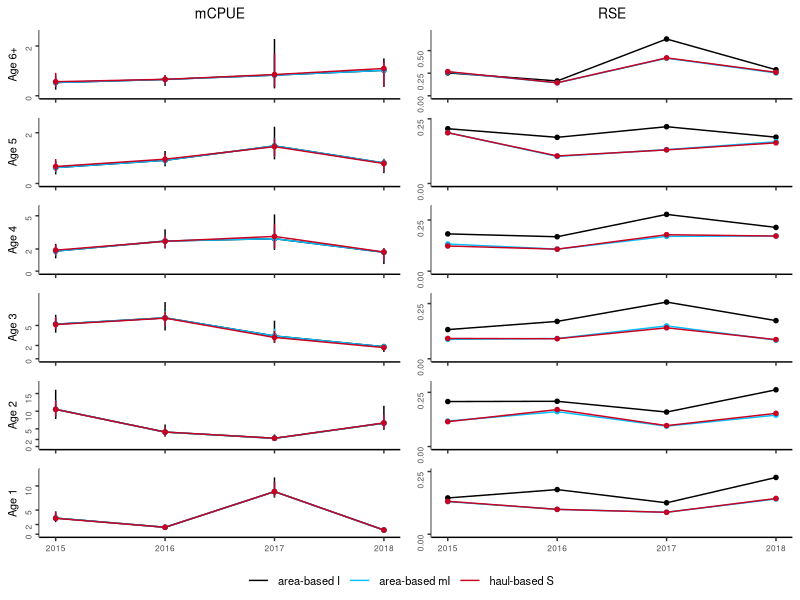
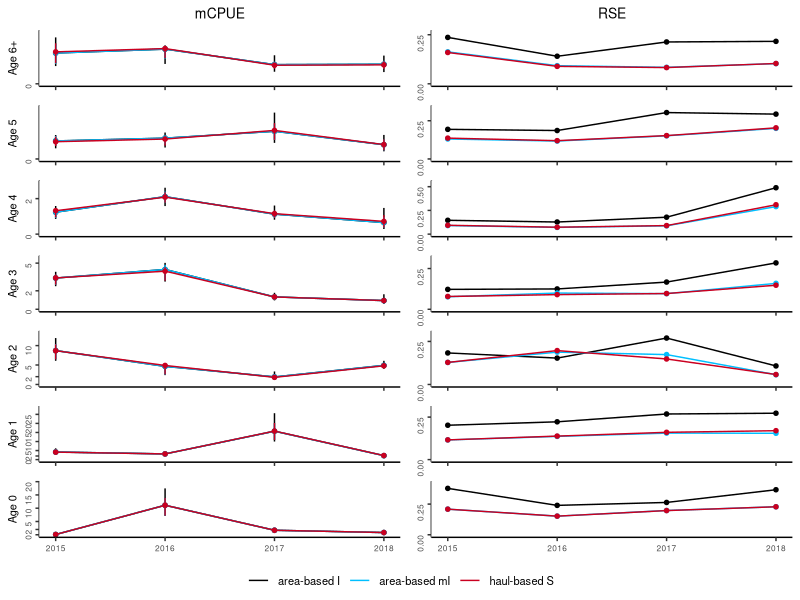
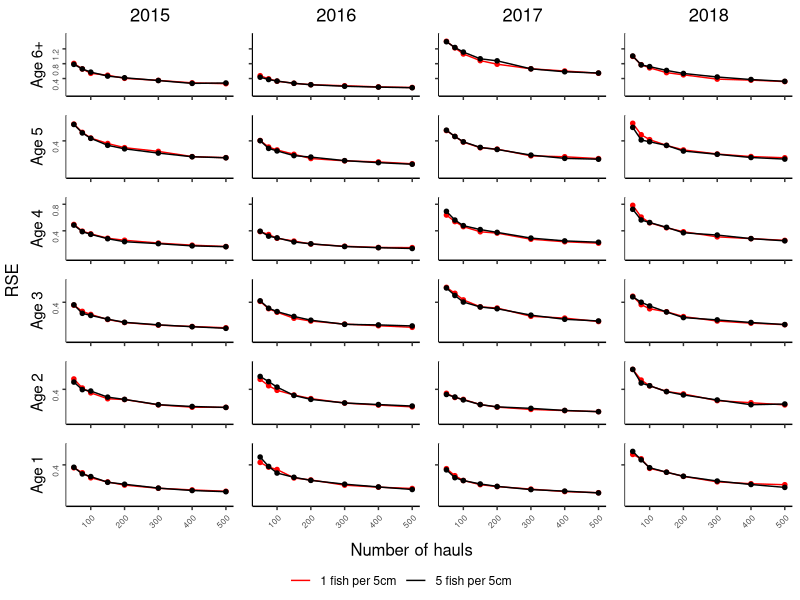
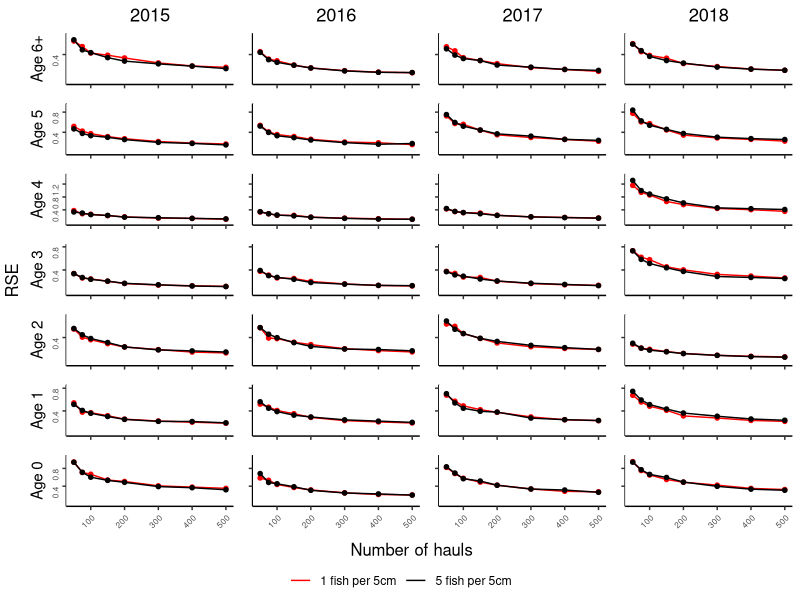
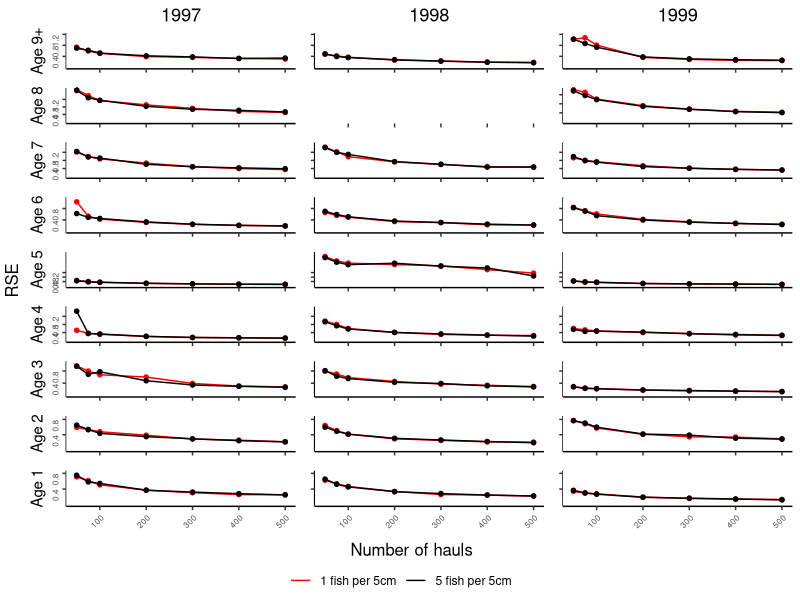
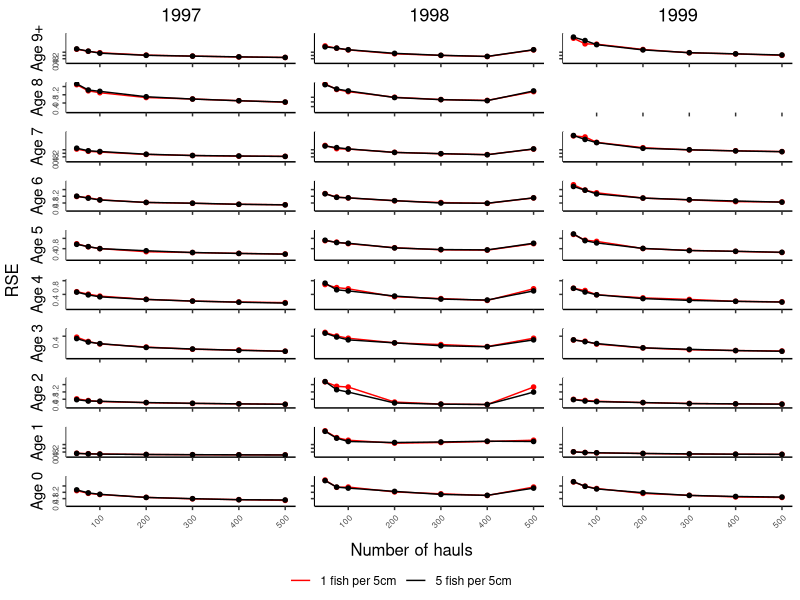

The R source for these figures, in order:
#
# Example of tabulated plot inspired by Gerritsen et al. 2006
#

library(ggplot2)
library(grid)
library(gridExtra)
library(egg)

#' @noRd
makeColorMap <- function(columns, color){
  colors <- as.list(rep(color, length(columns)))
  names(colors) <- columns
  return(colors)
}

#' @noRd
panelPlotOverlay <- function(plotData, columnGroups, xVariable, yVariable, yVariableUpper, yVariableLower, xlimrow, ylimcol, showX=F, showY=F, ylabel="", basetheme=NULL, titletext="", pointcol=NULL, linecol=NULL, errorcol=NULL, tickmarks=NULL){

  panelplot <- ggplot(plotData, aes_string(x=xVariable, y=yVariable)) + xlim(xlimrow) + ylab(ylabel) + ylim(ylimcol)

  cols <- unique(plotData[,columnGroups])
  for (col in cols){
    colData <- plotData[plotData[,columnGroups] == col,]
    if (!is.null(yVariableUpper) & !is.null(yVariableLower)){
      panelplot <- panelplot + geom_linerange(data=colData, aes_string(ymin=yVariableLower, ymax=yVariableUpper), color=errorcol[[col]])
    }
    #points and lines
    if (nrow(colData) == 0){
      panelplot <- panelplot + geom_blank()
    }
    else{
      panelplot <- panelplot + geom_line(data=colData, aes_string(color=columnGroups))  + geom_point(data=colData, shape=20, size=2, color=pointcol[[col]])
    }

    if (!is.null(title) & col == cols[1]){
      panelplot <- panelplot + ggtitle(titletext)
    }

  }

  panelplot <- panelplot + scale_color_manual(values = unlist(linecol))
  
  panelplot <- panelplot + basetheme()
  panelplot <- panelplot + theme(panel.grid.minor = element_blank(), panel.grid.major = element_blank())
  if (!is.null(tickmarks)){
    panelplot <- panelplot + scale_y_continuous(breaks=tickmarks, limits = ylimcol)
  }
  if (!showX){
    panelplot <- panelplot + theme(axis.title.x = element_blank(), axis.text.x=element_blank())
  }
  else{
    panelplot <- panelplot + theme(axis.title.x = element_blank())
  }

  if (!showY){
    panelplot <- panelplot + theme(axis.title.y = element_blank(), axis.text.y=element_blank())
  }

  return(panelplot)
}


#' Table plot
#' @description
#'  makes a tabulated plot of estimates grouped by two covariates, one for columns, one for rows. axes of all plots are the same variables.
#' @details
#' @param data data.table() with data, must contain columns identified by parameters 'columnGroups', 'rowGroups', 'xVariable' and 'yVariable'
#' @param columnGroups character() identifies column in data that identifies the grouping used for columns in the plot
#' @param rowGRoups character() identifies column in data that identifies the grouping used for rows in the plot
#' @param xVariable character() identifies column in data containting variable to be used for x-axis
#' @param yVariable character() identifies column in data containing variable to be used for y-axis
#' @param overlayGroups character() identifies column in data specifying the groups to be overlayed
#' @param ylab character(), optional, label for y-axis, if not provided 'yVariable' will be used.
#' @param ymin numeric(), optional, lower bounds of y axis, if not NULL y axis will be adopted to data for each column
#' @param ymax numeric(), optional, upper bounds of y axis, if not provided y axis will be adopted to data for each column
#' @param xlim vector, optional, lower and upper bounds of x axis, if not provided y axis will be adapted to data for each row
#' @param pointcol character() or named list mapping the values in data[,columnGroups] to colors, color of points in plots
#' @param linecol character() or named list mapping the values in data[,columnGroups] to colors color of connecting lines in plots
#' @param errorcol character() or named list mapping the values in data[,columnGroups] to colors color of error bars
#' @param tickmarks numeric() specifies tickmarks for y-axis
#' @param basetheme ggplot2 - theme function to use for plotting. Default adjusts y-axis label alignments to account for variable width of tick-labels.
#' @param reverseX logical() whether to reverse X axes
#' @param hLineCol character() specify any column that should be used for horisontal reference lines
stackedPanelsOverlay <- function(data, columnGroups, rowGroups, xVariable, yVariable, overlayGroups, ylab=NULL, xlab=NULL, xlim=NULL, ymin=0, ymax=NULL, pointcol="black", linecol="#cb181d", errorcol="#cb181d", tickmarks=NULL, basetheme=function(x){ggplot2::theme_classic() + theme(plot.title = element_text(hjust = 0.5), axis.text.y = element_text(angle = 90, hjust = 1, size=6))}, reverseX=F, hLineCol=NULL){

  if(is.numeric(columnGroups) | is.numeric(rowGroups)){
    stop("ColumnGroups and rowGroups can not be numeric variables. Covert with as.character()")
  }

  if (!all(c(columnGroups, rowGroups, xVariable, yVariable) %in% names(data))){
    stop("Some arguments (columnGroups, rowGroups, xVariable, yVariable) not found in data.")
  }

  if (any(is.na(data[,c(columnGroups, rowGroups, xVariable)]))){
    stop("NAs in grouping variables or x variable")
  }

  if (is.null(ylab)){
    ylab <- yVariable
  }

  if (is.null(xlab)){
    xlab <- xVariable
  }

  rows <- sort(unique(unlist(data[,rowGroups])), decreasing = T)
  cols <- sort(unique(unlist(data[,columnGroups])))
  og <- sort(unique(unlist(data[,overlayGroups])))
  if (is.character(linecol)){
    linecol <- makeColorMap(og, linecol)
  }
  if (is.character(pointcol)){
    pointcol <- makeColorMap(og, pointcol)
  }
  if (is.character(errorcol)){
    errorcol <- makeColorMap(og, errorcol)
  }

  panels <- list()
  for (row in rows){

    #determine ylims if necessary
    minvar <- yVariable
    miny <- ymin
    if (is.null(miny)){
      miny <- min(data[data[,rowGroups] == row,minvar])
      miny <- miny - abs(miny) * .1
    }

    maxvar <- yVariable
    maxy <- ymax
    if (is.null(maxy)){
      maxy <- max(data[data[,rowGroups] == row,maxvar])
      maxy <- maxy + abs(maxy) * .1
    }
    ylimcol <- c(miny, maxy)

    for (col in cols){
      xlimrow <- xlim
      if (is.null(xlimrow)){
        xlimrow <- c(min(data[data[,columnGroups] == col,xVariable]), max(data[data[,columnGroups] == col,xVariable]))
      }

      title <- NULL
      if (row == rows[1]){
        title = col
      }

      plotdata <- data[data[,columnGroups] == col & data[,rowGroups] == row,]

      referenceline <- NULL
      if (!is.null(hLineCol)){
        stopifnot(length(unique(unlist(plotdata[,hLineCol])))==1)
        referenceline <- unlist(plotdata[,hLineCol])[1]
      }

      panel <- panelPlotOverlay(plotdata, overlayGroups, xVariable, yVariable, yVariableUpper=NULL, yVariableLower=NULL, xlimrow, ylimcol, showX=(row == rows[length(rows)]), showY=(col == cols[1]), ylabel=row, basetheme=basetheme, title=title, pointcol=pointcol, linecol=linecol, errorcol=errorcol, tickmarks=tickmarks)
      panel <- panel + theme(legend.position="none")
      panels[[paste(row, col, sep="/")]] <- panel

    }
  }

  g <- ggplotGrob(panels[[1]] + theme(legend.position="bottom", legend.title = element_blank()))$grobs
  legend <- g[[which(sapply(g, function(x) x$name) == "guide-box")]]
  lheight <- sum(legend$height)
  grid.arrange(
    ggarrange(
      plots=panels,
      nrow=length(rows),
      left=ylab,
      bottom=xlab,draw=F
    ),
    legend,
    ncol = 1,
    heights = unit.c(unit(1, "npc") - lheight, lheight))
}

#' Makes Two column plot-table
#' Same x-axis, and row-categories, but two different y-axis for the different groups.
#' values for each of the column groups are plotted on top of each other in the column to the right for yvariable1
#' values for each of the column groups are plotted on top of each other in the column to the left for yvariable2
overlayedColumnPlot <- function(data, columnGroups, rowGroups, xVariable, yVariable1, yVariable2, yVariable1Lower=NULL, yVariable1Upper=NULL, yVariable2Lower=NULL, yVariable2Upper=NULL, ylab1=NULL, ylab2=NULL, xlab=NULL, xlim=NULL, ymin1=0, ymin2=0, ymax1=NULL, ymax2=NULL, pointcol="black", linecol="#cb181d", errorcol="#cb181d", tickmarksY1=NULL, tickmarksY2=NULL, basetheme=function(x){ggplot2::theme_classic() + theme(plot.title = element_text(hjust = 0.5, size=10), axis.title.y = element_text(size=8), axis.text.y = element_text(angle = 90, hjust = 1, size=6), axis.text.x=element_text(size=6), legend.text = element_text(size=8))}){
  if(is.numeric(columnGroups) | is.numeric(rowGroups)){
    stop("ColumnGroups and rowGroups can not be numeric variables. Covert with as.character()")
  }

  if (!all(c(columnGroups, rowGroups, xVariable, yVariable1, yVariable2) %in% names(data))){
    stop("Some arguments (columnGroups, rowGroups, xVariable, yVariable1, yvaraible2) not found in data.")
  }

  if (any(is.na(data[,c(columnGroups, rowGroups, xVariable)]))){
    stop("NAs in grouping variables or x variable")
  }

  if (is.null(yVariable1Upper) + is.null(yVariable1Lower) == 1){
    stop("Provide either both yVariableUpper and yVariableLower, or neither of them")
  }
  if (is.null(yVariable2Upper) + is.null(yVariable2Lower) == 1){
    stop("Provide either both yVariableUpper and yVariableLower, or neither of them")
  }

  if (is.null(ylab1)){
    ylab1 <- yVariable1
  }
  if (is.null(ylab2)){
    ylab2 <- yVariable2
  }

  if (is.null(xlab)){
    xlabel <- xVariable
  }
  else{
    xlabel <- xlab
  }

  rows <- sort(unique(unlist(data[,rowGroups])), decreasing = T)
  cols <- sort(unique(unlist(data[,columnGroups])))

  if (is.character(linecol)){
    linecol <- makeColorMap(cols, linecol)
  }
  if (is.character(pointcol)){
    pointcol <- makeColorMap(cols, pointcol)
  }
  if (is.character(errorcol)){
    errorcol <- makeColorMap(cols, errorcol)
  }

  panels <- list()
  for (row in rows){

    #determine ylims for yVariable1 if necessary
    minvar1 <- yVariable1
    if (!is.null(yVariable1Lower)){
      minvar1 <- yVariable1Lower
    }
    miny1 <- ymin1
    if (is.null(miny1)){
      miny1 <- min(data[data[,rowGroups] == row,minvar1])
      miny1 <- miny1 - abs(miny1) * .1
    }

    maxvar1 <- yVariable1
    if (!is.null(yVariable1Upper)){
      maxvar1 <- yVariable1Upper
    }
    maxy1 <- ymax1
    if (is.null(maxy1)){
      maxy1 <- max(data[data[,rowGroups] == row,maxvar1])
      maxy1 <- maxy1 + abs(maxy1) * .1
    }
    ylim1col <- c(miny1, maxy1)


    #determine ylims for yVariable2 if necessary
    minvar2 <- yVariable2
    if (!is.null(yVariable2Lower)){
      minvar2 <- yVariable2Lower
    }
    miny2 <- ymin2
    if (is.null(miny2)){
      miny2 <- min(data[data[,rowGroups] == row,minvar2])
      miny2 <- miny2 - abs(miny2) * .1
    }

    maxvar2 <- yVariable2
    if (!is.null(yVariable2Upper)){
      maxvar2 <- yVariable2Upper
    }
    maxy2 <- ymax2
    if (is.null(maxy2)){
      maxy2 <- max(data[data[,rowGroups] == row,maxvar2])
      maxy2 <- maxy2 + abs(maxy2) * .1
    }
    ylim2col <- c(miny2, maxy2)

    #get x-axis and title params
    xlimrow <- xlim
    if (is.null(xlimrow)){
      xlimrow <- c(min(data[,xVariable]), max(data[,xVariable]))
    }

    title1 <- NULL
    if (row == rows[1]){
      title1 = yVariable1
    }
    title2 <- NULL
    if (row == rows[1]){
      title2 = yVariable2
    }

    plotdata <- data[data[,rowGroups] == row,]
    #plot yvar1
    panel <- panelPlotOverlay(plotdata, columnGroups, xVariable, yVariable1, yVariable1Upper, yVariable1Lower, xlimrow, ylim1col, showX=(row == rows[length(rows)]), showY=T, ylabel=row, basetheme=basetheme, title=title1, pointcol=pointcol, linecol=linecol, errorcol=errorcol, tickmarks=tickmarksY1)
    panel <- panel + theme(legend.position="none")
    panels[[paste(row, "yvar1", sep="/")]] <- panel

    #plot yvar2
    panel <- panelPlotOverlay(plotdata, columnGroups, xVariable, yVariable2, yVariable2Upper, yVariable2Lower, xlimrow, ylim2col, showX=(row == rows[length(rows)]), showY=T, ylabel=NULL, basetheme=basetheme, title=title2, pointcol=pointcol, linecol=linecol, errorcol=errorcol, tickmarks=tickmarksY2)
    panel <- panel + theme(legend.position="none")
    panels[[paste(row, "yvar2", sep="/")]] <- panel

  }


  g <- ggplotGrob(panels[[1]] + theme(legend.position="bottom", legend.title = element_blank()))$grobs
  legend <- g[[which(sapply(g, function(x) x$name) == "guide-box")]]
  lheight <- sum(legend$height)
  grid.arrange(
    ggarrange(
      plots=panels,
      nrow=length(rows),
      left=ylab,
      bottom=xlab,draw=F
    ),
    legend,
    ncol = 1,
    heights = unit.c(unit(1, "npc") - lheight, lheight))

}

warning("Change file reference to package location")
warning("Check which CI to use")
warning("Check axis labels")


#
# compare the estimated mCPUE from the two ALKs for each age group (showing confidence intervals)
#

alkresult <- read.csv("data/ALKs_results.csv", sep=";", stringsAsFactors = F, dec = ",", na.strings = c("#N/A"))

areab <- alkresult$ALK %in% "area based"
haulb <- alkresult$ALK %in% "haul based"
alkresult[areab,5] <- "area-based"
alkresult[haulb,5] <- "haul-based"


alkresult$bs <- NULL
alkresult[alkresult$Bootstrap=="Stratified", "bs"] <- "S"
alkresult[alkresult$Bootstrap=="ICES-IBTS", "bs"] <- "I"
alkresult[alkresult$Bootstrap=="Modified-ICES", "bs"] <- "mI"
alkresult[alkresult$ALK == "area based", "ALK"] <- "area-based"
alkresult[alkresult$ALK == "haul based", "ALK"] <- "haul-based"
alkresult$ALKm <- paste(alkresult$ALK, alkresult$bs, sep=" ")
alkresult$age <- paste("Age", alkresult$age)
alkresult$RSE <- alkresult$sd / alkresult$mCPUE


estimator_colors <- list()

estimator_colors[["area-based I"]] <- "#000000"   # "#92c5de"
estimator_colors[["area-based mI"]] <-"#00BFFF"  #"#0000CD"  #"#0571b0"
estimator_colors[["haul-based S"]] <- "#ca0020"

####
# Plot 1
# Using Q1 and all years
#
#

#path= "G:/DOCUMENTS/IBTSgithub3/New-IBTS-Project/TestPackage/ices/figures/"
alkq1 <- alkresult[alkresult$Quarter=="Q1",]
alkq1 <- alkq1[alkq1$age != "Age 0",]

pdf(file = "ices/figures/ALK_Bootstrap_Plots_Edvin/mCpueRseQ1a.pdf", width=3.35, onefile = F) #85mm in inches (3.35) or 170mm (6.69 inches)
overlayedColumnPlot(data = alkq1, columnGroups = "ALKm", rowGroups = "age", xVariable = "Year", yVariable1 = "mCPUE", yVariable2 = "RSE", yVariable1Lower = "Q025", yVariable1Upper = "Q975", tickmarksY1 = c(0,2,5,10,15,20,25), tickmarksY2=c(0,.25,.5,.75,1,1.25,1.5), pointcol = estimator_colors, linecol = estimator_colors, errorcol = estimator_colors)
dev.off()

####
# Plot 2 - for supplementary
# As plot 1, but for Q3, retaining age group 0
# Using Q3 and all years
alkq3 <- alkresult[alkresult$Quarter=="Q3",]
pdf(file = "ices/figures/ALK_Bootstrap_Plots_Edvin/suppMatMcpueRseQ3.pdf", width=3.35, onefile = F) #85mm in inches
overlayedColumnPlot(data = alkq3, columnGroups = "ALKm", rowGroups = "age", xVariable = "Year", yVariable1 = "mCPUE", yVariable2 = "RSE", yVariable1Lower = "Q025", yVariable1Upper = "Q975", tickmarksY1 = c(0,2,5,10,15,20,25), tickmarksY2=c(0,.25,.5,.75,1,1.25,1.5), pointcol = estimator_colors, linecol = estimator_colors, errorcol = estimator_colors)
dev.off()


####
# Plot 7
# overlay 1 and 5 for otholith per 5 cm

resamplingCol <- list()
resamplingCol[["1 fish per 5cm"]] <- "red"
resamplingCol[["5 fish per 5cm"]] <- "black"

resamplingOtolithsAndHauls <- read.csv("OtolithsAndHauls_Results_2015_2018/OtolAndHaul_1_5_per_5cm_areaBased2015_2018.csv", sep=";", stringsAsFactors = F, na.strings=c("NA"))
oneFish <- resamplingOtolithsAndHauls$Otolith_per5cm %in% 1
fiveFish <- resamplingOtolithsAndHauls$Otolith_per5cm %in% 5
resamplingOtolithsAndHauls[oneFish,5] <- "1 fish per 5cm"
resamplingOtolithsAndHauls[fiveFish,5] <- "5 fish per 5cm"

resamplingOtolithsAndHauls$cv <- resamplingOtolithsAndHauls$sd / resamplingOtolithsAndHauls$bootstrapMean
resamplingOtolithsAndHauls$age <- paste("Age", resamplingOtolithsAndHauls$age)
resamplingOtolithsAndHauls$Year <- as.character(resamplingOtolithsAndHauls$Year)
resamplingOtolithsAndHauls$Otolith_per5cm <- as.character(resamplingOtolithsAndHauls$Otolith_per5cm)
resamplingOtolithsAndHaulsQ1 <- resamplingOtolithsAndHauls[resamplingOtolithsAndHauls$Quarter=="Q1",]
resamplingOtolithsAndHaulsQ1 <- resamplingOtolithsAndHaulsQ1[resamplingOtolithsAndHaulsQ1$age != "Age 0",]

pdf(file = "ices/figures/ALK_Bootstrap_Plots_Edvin/resamplingAgeAndHaulsQ1.pdf", width=3.35, onefile = F) #85mm in inches
stackedPanelsOverlay(data = resamplingOtolithsAndHaulsQ1, columnGroups = "Year", rowGroups = "age", xVariable = "N", yVariable = "cv", overlayGroups="Otolith_per5cm", xlab="Number of hauls", ylab="RSE", ymin=0, pointcol = resamplingCol, linecol = resamplingCol, errorcol = resamplingCol, tickmarks = c(.4,.8,1.2), basetheme=function(x){ggplot2::theme_classic() + theme(plot.title = element_text(hjust = 0.5), axis.text.y = element_text(angle = 90, hjust = 1, size=6), axis.text.x = element_text(angle = 45, hjust = 1, size=6))})
dev.off()

####
# Plot 8 - supplementary
# Like plot 7, but for Q3 and including aGE GROUP 0
resamplingOtolithsAndHaulsQ3 <- resamplingOtolithsAndHauls[resamplingOtolithsAndHauls$Quarter=="Q3",]
pdf(file = "ices/figures/ALK_Bootstrap_Plots_Edvin/suppMatResamplingAgeAndHaulsQ3.pdf", width=3.35, onefile = F) #85mm in inches
stackedPanelsOverlay(data = resamplingOtolithsAndHaulsQ3, columnGroups = "Year", rowGroups = "age", xVariable = "N", yVariable = "cv", overlayGroups="Otolith_per5cm", xlab="Number of hauls", ylab="RSE", ymin=0, pointcol = resamplingCol, linecol = resamplingCol, errorcol = resamplingCol, tickmarks = c(.4,.8,1.2), basetheme=function(x){ggplot2::theme_classic() + theme(plot.title = element_text(hjust = 0.5), axis.text.y = element_text(angle = 90, hjust = 1, size=6), axis.text.x = element_text(angle = 45, hjust = 1, size=6))})
dev.off()

####
# Plot 9  - supplementary
# Like plot 7, but for 1997 - 1999
resamplingOtolithsAndHauls <- read.csv("OtolithsAndHauls_Results_1997_1999/OtolAndHaul_1_5_per_5cm_areaBased1997_1999.csv", sep=";", stringsAsFactors = F, na.strings=c("NA"))
oneFish <- resamplingOtolithsAndHauls$Otolith_per5cm %in% 1
fiveFish <- resamplingOtolithsAndHauls$Otolith_per5cm %in% 5
resamplingOtolithsAndHauls[oneFish,6] <- "1 fish per 5cm"
resamplingOtolithsAndHauls[fiveFish,6] <- "5 fish per 5cm"

resamplingOtolithsAndHauls$cv <- resamplingOtolithsAndHauls$sd / resamplingOtolithsAndHauls$bootstrapMean
resamplingOtolithsAndHauls$age <- paste("Age", resamplingOtolithsAndHauls$age)
resamplingOtolithsAndHauls$Year <- as.character(resamplingOtolithsAndHauls$Year)
resamplingOtolithsAndHauls$Otolith_per5cm <- as.character(resamplingOtolithsAndHauls$Otolith_per5cm)
resamplingOtolithsAndHaulsQ1 <- resamplingOtolithsAndHauls[resamplingOtolithsAndHauls$Quarter=="Q1",]
resamplingOtolithsAndHaulsQ1 <- resamplingOtolithsAndHaulsQ1[resamplingOtolithsAndHaulsQ1$age != "Age 0",]

pdf(file = "ices/figures/ALK_Bootstrap_Plots_Edvin/suppMatResamplingAgeAndHaulsQ197-99.pdf", width=3.35, onefile = F) #85mm in inches
stackedPanelsOverlay(data = resamplingOtolithsAndHaulsQ1, columnGroups = "Year", rowGroups = "age", xVariable = "N", yVariable = "cv", overlayGroups="Otolith_per5cm", xlab="Number of hauls", ylab="RSE", ymin=0, pointcol = resamplingCol, linecol = resamplingCol, errorcol = resamplingCol, tickmarks = c(.4,.8,1.2), basetheme=function(x){ggplot2::theme_classic() + theme(plot.title = element_text(hjust = 0.5), axis.text.y = element_text(angle = 90, hjust = 1, size=6), axis.text.x = element_text(angle = 45, hjust = 1, size=6))})
dev.off()


####
# Plot 10  - supplementary
# Like plot 9, but for Q3 and including age group 0

resamplingOtolithsAndHaulsQ3 <- resamplingOtolithsAndHauls[resamplingOtolithsAndHauls$Quarter=="Q3",]
pdf(file = "ices/figures/ALK_Bootstrap_Plots_Edvin/suppMatResamplingAgeAndHaulsQ397-99.pdf", width=3.35, onefile = F) #85mm in inches
stackedPanelsOverlay(data = resamplingOtolithsAndHaulsQ3, columnGroups = "Year", rowGroups = "age", xVariable = "N", yVariable = "cv", overlayGroups="Otolith_per5cm", xlab="Number of hauls", ylab="RSE", ymin=0, pointcol = resamplingCol, linecol = resamplingCol, errorcol = resamplingCol, tickmarks = c(.4,.8,1.2), basetheme=function(x){ggplot2::theme_classic() + theme(plot.title = element_text(hjust = 0.5), axis.text.y = element_text(angle = 90, hjust = 1, size=6), axis.text.x = element_text(angle = 45, hjust = 1, size=6))})
dev.off()
